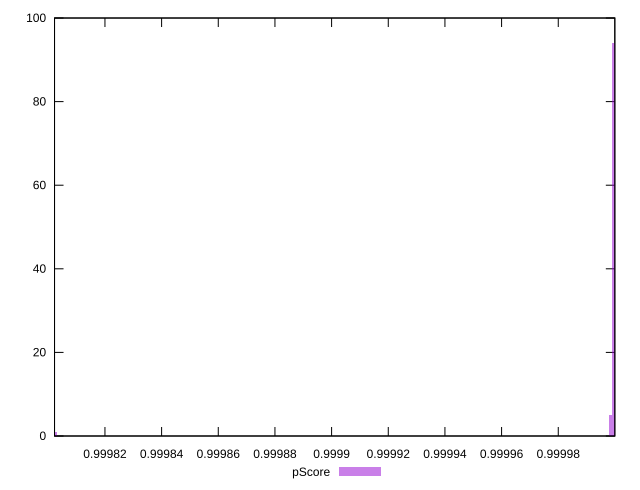

Recreate this plot in gnuplot.
reset

$pScore <<EOF
0.9999995352085546 94
0.9999985545024506 5
0.9998024132816458 1
EOF

set key outside below
set boxwidth 9.807061040240887e-7
set xrange [0.999802204850883:0.9999999641342965]
set yrange [0:100]
set trange [0:100]
set style fill transparent solid 0.5 noborder
set terminal svg size 640, 490 enhanced background rgb 'white'
set output "reports/report_00032_2021-02-25T10-28-15.087Z/max-potential-fid/samples/agenda/pScore/histogram.svg"

plot $pScore title "pScore" with boxes

reset
